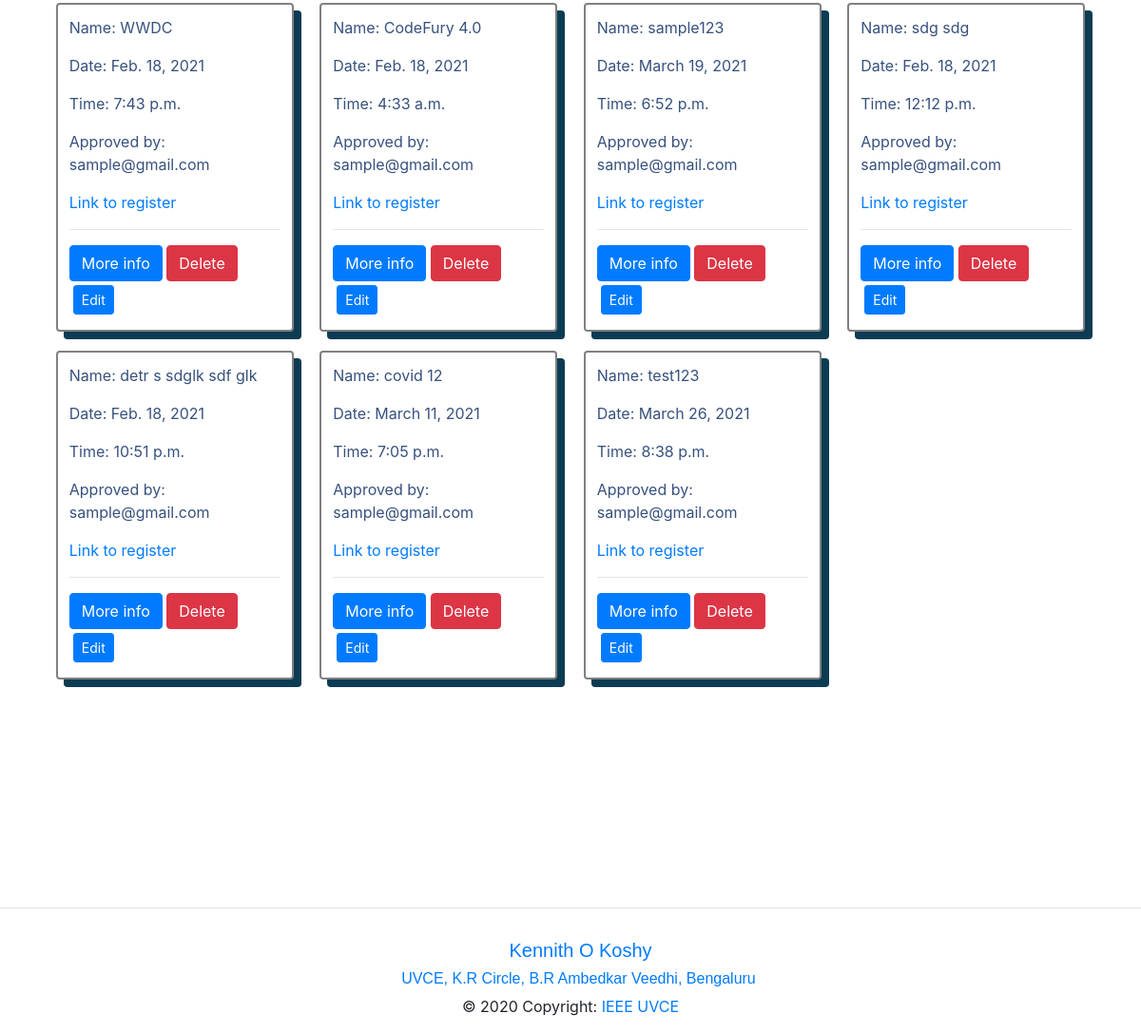
/events/db_ev (signed in, lower part), run on an earlier commit of the app's database.
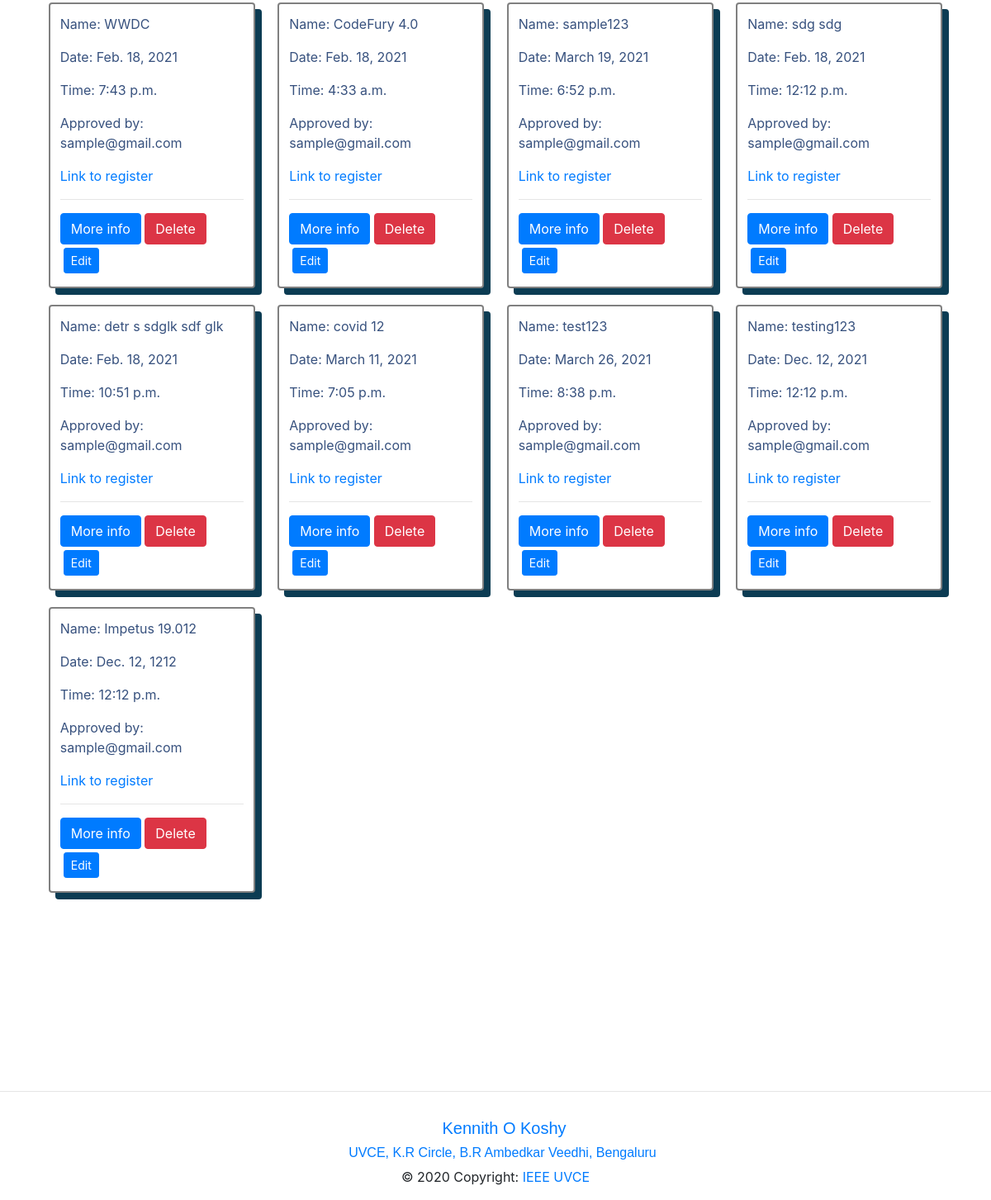
And on a later commit of the database.
### events/models.py (models this page shows, shortened)
class Event(models.Model):
    event_name = models.CharField(max_length=200)
    slug = models.SlugField(max_length=400)
    date = models.DateField()
    time = models.TimeField()
    location = models.CharField(max_length=100)
    reg = models.URLField(blank=True)
    description = models.TextField(max_length=2000, blank=True)
    created = models.DateTimeField(auto_now_add=True)
    orgzer = models.CharField(max_length=200)
    winners = models.TextField(blank=True, default='Not Yet Decided')
    author = models.ForeignKey(User, default=None, on_delete=models.CASCADE)
    is_approved = models.BooleanField(default=False, blank=True)
    remember_link = models.BooleanField(default=False)
    approved_by = models.CharField(
        max_length=40,  null=True, blank=True, default=" ")
    class Meta:
        verbose_name = "Event"
        verbose_name_plural = "Events"

### events/views.py (the view)
# urls.py: path('db_ev', views.sig_view, name="dashboard"),
@login_required(login_url="/accounts/login/")
def sig_view(request):
    user = request.user
    events = Event.objects.filter(author=user)
    approval = Event.objects.filter(is_approved=False).exclude(author=user)
    context = {
        'events': events,
    }
    if request.user.is_superuser or request.user == 'WEB DEV SIG IEEE' or request.user.username == 'Approval Team':
        context['approval'] = approval
    else:
        context['approval'] = None
    if request.user.is_sig_head:
        return render(request, 'events/events_dashboard.html', context)
    return redirect('articles:s_dashboard')

### events/templates/events/events_dashboard.html (shortened to what this page needs)
{% extends 'base.html' %} {% block content %}
<section id="skills" class="skills">
  <div class="container" data-aos="fade-up">
    <div class="event-container">
      {% for event in events %}
      <div class="event">
        <p>Name: {{ event.event_name }}</p>
        <p>Date: {{ event.date }}</p>
        <p>Time: {{ event.time }}</p>
        <p>Approved by: {{ event.approved_by }}</p>
        <a href="{{event.reg}}">Link to register</a>
        <br />
        <hr />
        <a href="{% url 'articles:detail' slug=event.slug %}" class="btn btn-primary">More info</a>
        <a href="{% url 'articles:delete' slug=event.slug %}" class="btn btn-danger">Delete</a>
        <a href="{% url 'articles:edit' slug=event.slug %}" class="btn btn-primary btn-sm m-1">Edit</a>
      </div>
      {% endfor %}
    </div>
  </div>
</section>
{% endblock %}

What changed in the data, as far as the page shows it:
added Event: event_name "testing123", date "Dec. 12, 2021", time "12:12 p.m.", approved_by "sample@gmail.com"
added Event: event_name "Impetus 19.012", date "Dec. 12, 1212", time "12:12 p.m.", approved_by "sample@gmail.com"
